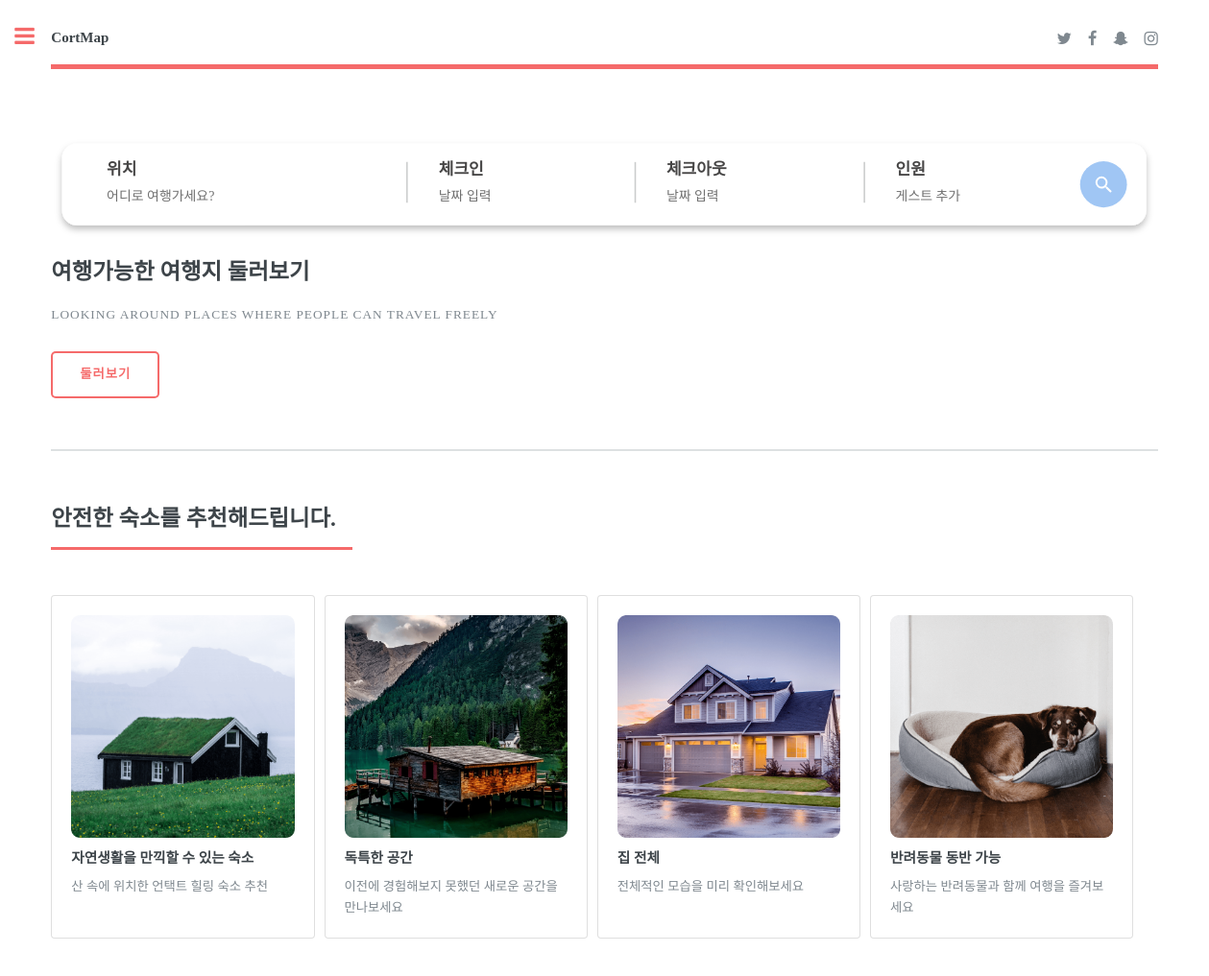
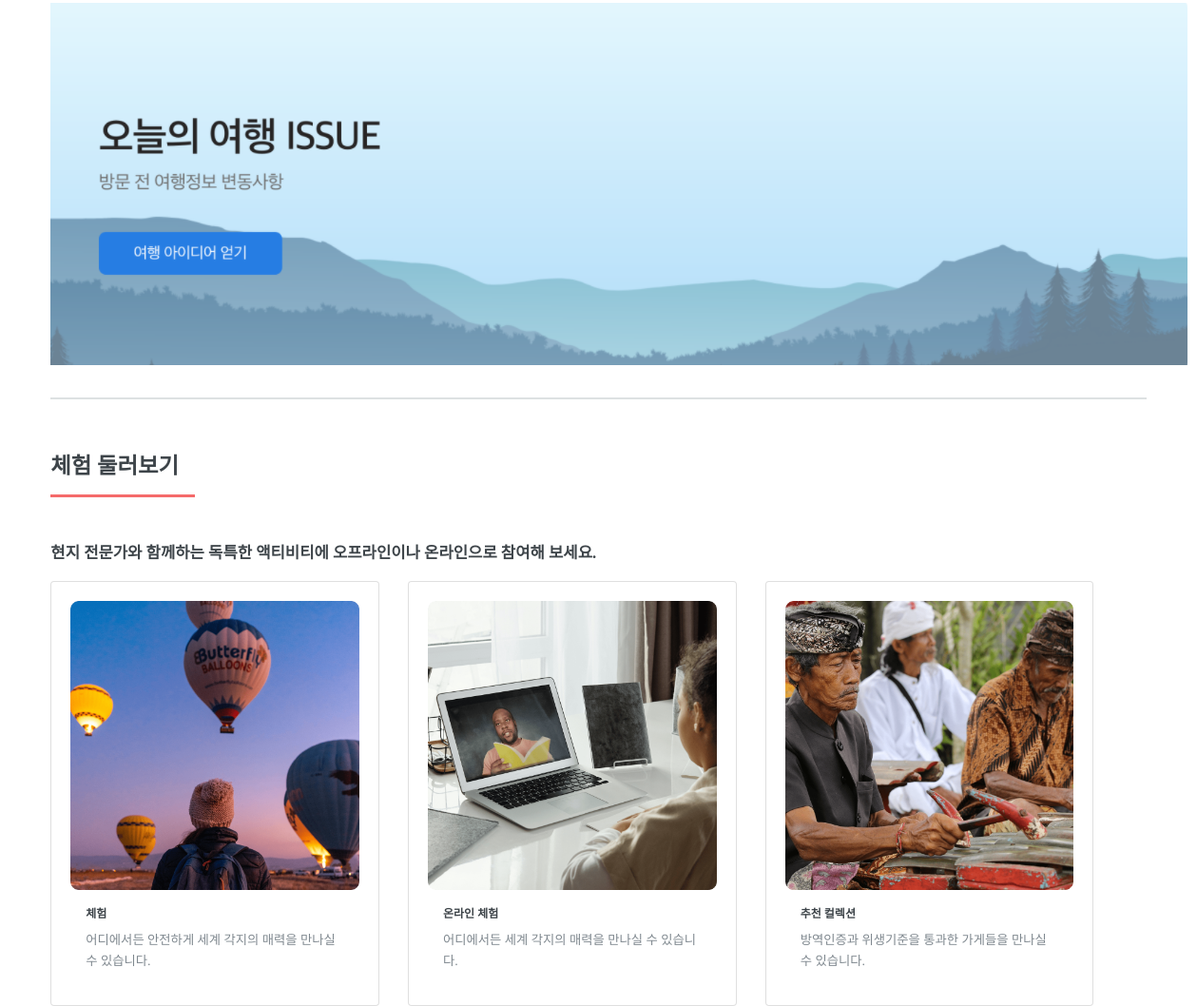
/rec/, run on the app's committed database (2 pictures, top to bottom).
### CortMapApp/models.py (models this page shows, shortened)
class Blog(models.Model):
    title = models.CharField(max_length=100)
    body = models.TextField()
    image = models.ImageField(upload_to='images/', default='')

### CortMapApp/views.py (the view)
# urls.py: path('rec/', recommend, name='recommend'),
def recommend(request):
    blogs = Blog.objects.all()
    bloggs = Blogg.objects.all()
    context = {
        'blogs': blogs,
        'bloggs': bloggs
    }
    return render(request, 'recommend.html', context)

### CortMapApp/templates/recommend.html (shortened to what this page needs)
{% load static %}
<!DOCTYPE HTML>
<html>
<head>
    <link href="https://cdn.jsdelivr.net/npm/bootstrap@5.0.2/dist/css/bootstrap.min.css" rel="stylesheet"
>
    <link rel="stylesheet" href="{% static 'css/style.css' %}">
    <link rel="stylesheet" href="{% static 'css/main.css' %}" />
</head>
<body>
    <div id="wrapper">
        <div id="main">
            <div class="inner">
                <header id="header">
                    <a href="index.html" class="logo" id="MainTitle"><strong>CortMap</strong></a>
                    <ul class="icons">
                        <li><a href="#" class="icon fa-twitter"><span class="label">Twitter</span></a></li>
                        <li><a href="#" class="icon fa-facebook"><span class="label">Facebook</span></a></li>
                        <li><a href="#" class="icon fa-snapchat-ghost"><span class="label">Snapchat</span></a></li>
                        <li><a href="#" class="icon fa-instagram"><span class="label">Instagram</span></a></li>
                    </ul>
                </header>
                <section id="banner">
                    <div class="content">
                        <header>
                            <svg xmlns="http://www.w3.org/2000/svg" xmlns:xlink="http://www.w3.org/1999/xlink"
                                width="100%" height="140" viewBox="0 0 1487 140">
                                <g id="구성_요소_109_1" data-name="구성 요소 109 – 1" transform="translate(15 10)">
                                    <text id="위치" class="cls-3" transform="translate(60 42)">
                                        <tspan x="0" y="0">위치</tspan>
                                    </text>
                                    <text id="체크인" class="cls-3" transform="translate(506 42)">
                                        <tspan x="0" y="0">체크인</tspan>
                                    </text>
                                    <text id="체크아웃" class="cls-3" transform="translate(812 42)">
                                        <tspan x="0" y="0">체크아웃</tspan>
                                    </text>
                                    <text id="인원" class="cls-3" transform="translate(1120 42)">
                                        <tspan x="0" y="0">인원</tspan>
                                    </text>
                                    <text id="어디로_여행가세요_" data-name="어디로 여행가세요?" class="cls-4"
                                        transform="translate(60 77)">
                                        <tspan x="0" y="0">어디로 여행가세요?</tspan>
                                    </text>
                                    <text id="날짜_입력" data-name="날짜 입력" class="cls-4" transform="translate(506 77)">
                                        <tspan x="0" y="0">날짜 입력</tspan>
                                    </text>
                                    <text id="날짜_입력-2" data-name="날짜 입력" class="cls-4" transform="translate(812 77)">
                                        <tspan x="0" y="0">날짜 입력</tspan>
                                    </text>
                                    <text id="게스트_추가" data-name="게스트 추가" class="cls-4" transform="translate(1120 77)">
                                        <tspan x="0" y="0">게스트 추가</tspan>
                                    </text>
                                </g>
                            </svg>
                            <h2>여행가능한 여행지 둘러보기</h2>
                            <p>Looking around places where people can travel freely</p>
                        </header>
                        <ul class="actions">
                            <li><a href="{ url 'main'}" class="button big">둘러보기</a></li>
                        </ul>
                    </div>
                </section>
                <section>
                    <header class="major">
                        <h2>안전한 숙소를 추천해드립니다.</h2>
                    </header>
                    <div class="features" style='margin:0 auto; margin-bottom: 20px;'>
                        {% for i in blogs %}
                        <div class="card" style="width: 23%;float:left;padding:20px;margin-right:10px">
                            <img src="{{i.image.url}}" class="card-img-top" alt="...">
                            <div class="card-body;">
                                <h4 class="card-title" style='margin-top:10px'>{{i.title}}</h4>
                                <p class="card-text">{{i.body}}</p>
                            </div>
                        </div>
                        {% endfor %}
                    </div>
                    <div>
                        <a href="#" class="image"></a><img src="../static/images/today_travel.PNG" alt=""
                            style='flex:1' /></a>
                    </div>
                </section>
                <section>
                    <header class="major">
                        <h2>체험 둘러보기</h2>
                    </header>
                    <h3>현지 전문가와 함께하는 독특한 액티비티에 오프라인이나 온라인으로 참여해 보세요.</h3>
                    <div class="card" style="width: 30%;float:left;padding:20px;margin-right:30px">
                        <img src="../static/images/balloons.png" class="card-img-top" alt="...">
                        <div class="card-body">
                            <h5 class="card-title">체험</h5>
                            <p class="card-text">어디에서든 안전하게 세계 각지의 매력을 만나실 수 있습니다.</p>
                        </div>
                    </div>
                    <div class="card" style="width: 30%;float:left;padding:20px;margin-right:30px">
                        <img src="../static/images/computer.png" class="card-img-top" alt="...">
                        <div class="card-body">
                            <h5 class="card-title">온라인 체험</h5>
                            <p class="card-text">어디에서든 세계 각지의 매력을 만나실 수 있습니다.</p>
                        </div>
                    </div>
                    <div class="card" style="width: 30%;float:left;padding:20px;margin-right:30px">
                        <img src="../static/images/bali.png" class="card-img-top" alt="...">
                        <div class="card-body">
                            <h5 class="card-title">추천 컬렉션</h5>
                            <p class="card-text">방역인증과 위생기준을 통과한 가게들을 만나실 수 있습니다.</p>
                        </div>
                    </div>
                </section>
            </div>
        </div>
    </div>
</body>
</html>

### CortMapApp/static/css/style.css (style rules this page uses)
html,body { height: 100%; margin: 0; padding: 0; }

### CortMapApp/templates/recommend.html (style rules this page uses)
.cls-3 { fill: #464545; font-size: 22px; font-family: AppleSDGothicNeo-SemiBold, Apple SD Gothic Neo; font-weight: 600; }
.cls-4 { fill: #707070; font-size: 18px; font-family: AppleSDGothicNeo-Regular, Apple SD Gothic Neo; }

### data on the page
Blog: image (picture), title "자연생활을 만끽할 수 있는 숙소", body "산 속에 위치한 언택트 힐링 숙소 추천"
Blog: image (picture), title "독특한 공간", body "이전에 경험해보지 못했던 새로운 공간을 만나보세요"
Blog: image (picture), title "집 전체", body "전체적인 모습을 미리 확인해보세요"
Blog: image (picture), title "반려동물 동반 가능", body "사랑하는 반려동물과 함께 여행을 즐겨보세요"
